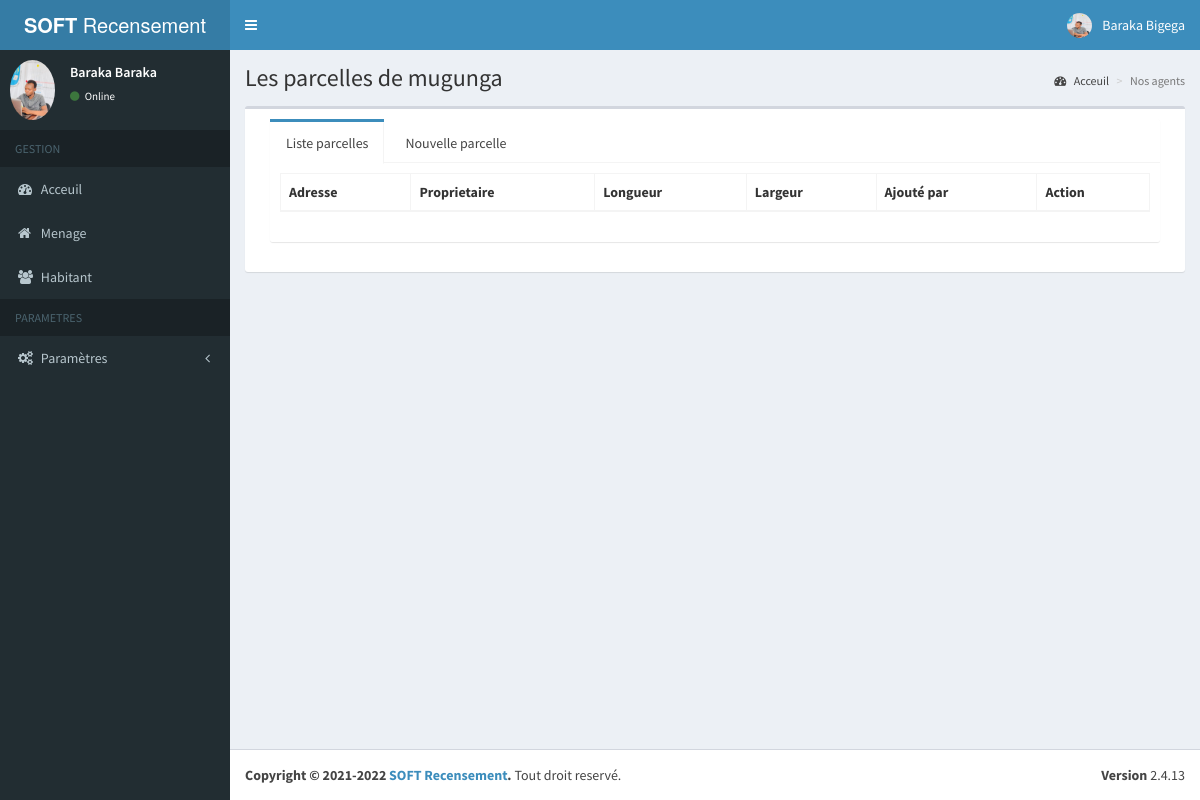
Screenshot of /parcelle.php (signed in) with the database file from the repository.
### tables this page shows
CREATE TABLE `t_user` (
  `CodeUser` int(11) NOT NULL,
  `Matricule` varchar(50) NOT NULL,
  `Password` text NOT NULL,
  `user_created_on` timestamp NOT NULL DEFAULT current_timestamp(),
  `CodeType` int(11) NOT NULL,
  `CodeAgent` int(11) NOT NULL
);

CREATE TABLE `t_agent` (
  `CodeAgent` int(11) NOT NULL,
  `NomAgent` varchar(50) NOT NULL,
  `PostnomAgent` varchar(50) NOT NULL,
  `PrenomAgent` varchar(50) NOT NULL,
  `Matricule` varchar(20) DEFAULT NULL,
  `Photo` text NOT NULL,
  `TelephoneAgent` varchar(15) NOT NULL,
  `EmailAgent` varchar(50) NOT NULL,
  `Created_on` timestamp NOT NULL DEFAULT current_timestamp(),
  `CodeFonction` int(11) NOT NULL
);

CREATE TABLE `t_quartier` (
  `CodeQuartier` int(11) NOT NULL,
  `Quartier` varchar(50) NOT NULL,
  `CodeCommune` int(11) NOT NULL,
  `CodeStatut` int(11) NOT NULL
);

### class/app.php (called while the page is built, shortened)
<?php
class App
 {
    private $db_name, $db_user, $db_pass, $db_host, $pdo;
    public function __construct( $db_name = "prototype", $db_user = "root", $db_pass = "", $db_host = 'localhost' )
    {
        $this->db_name = $db_name;
        $this->db_user = $db_user;
        $this->db_pass = $db_pass;
        $this->db_host = $db_host;
    }
    public function getPDO()
    {
        try {
            if ( $this->pdo === null ) {
                $pdo_ = new PDO( 'mysql:host=' . $this->db_host . '; port=3306; dbname=' . $this->db_name . ';charset=utf8', $this->db_user, $this->db_pass );
                $pdo_->setAttribute( PDO::ATTR_ERRMODE, PDO::ERRMODE_WARNING );
                $this->pdo = $pdo_;
            }
        } catch ( PDOException $ex ) {
        die( $ex->getMessage() );
        }
        return $this->pdo;
    }
    public function fetch( $statement )
    {
        $req = $this->getPDO()->query( $statement );
        $data = $req->fetch();
        return $data;
    }
 }
 $app=new App('prototype');
 ?>

### includes/sessionconnected.php (called while the page is built, shortened)
<?php
	include './class/app.php';
	$id = $_SESSION['CodeUser'];
	$sql = "SELECT CodeUser,user_created_on,t_agent.CodeAgent,NomAgent,PostnomAgent,PrenomAgent,t_agent.Matricule,Photo,TelephoneAgent,EmailAgent,CodeFonction,CodeAffectation,Debut,Fin,t_quartier.CodeQuartier as CodeQuartier,Quartier 	 FROM t_user
				INNER JOIN t_agent
				ON t_user.CodeAgent=t_agent.CodeAgent
				LEFT JOIN t_affectation_agent
				ON t_agent.CodeAgent=t_affectation_agent.CodeAgent
				LEFT JOIN t_quartier
				ON t_affectation_agent.CodeQuartier=t_quartier.CodeQuartier
				WHERE CodeUser=$id";
	$req = $app->fetch($sql);
?>

### content/parcelle.php (the view, shortened to what this page needs)
<div class="content-wrapper">
    <section class="content-header">
        <h1>
            Les parcelles de <?php echo $req['Quartier'] ?>
        </h1>
        <ol class="breadcrumb">
            <li><a href="home_admin.php"><i class="fa fa-dashboard"></i> Acceuil</a></li>
            <li class="active">Nos agents</li>
        </ol>
    </section>
    <section class="content">
        <div class="row">
            <div class="col-xs-12">
                <div class="box" style="overflow: auto;">
                    <div class="box-body">
                        <div class="col-md-12">
                            <div class="nav-tabs-custom">
                                <ul class="nav nav-tabs">
                                    <li class="active"><a href="#liste" data-toggle="tab">Liste parcelles</a></li>
                                    <li><a href="#newagent" data-toggle="tab">Nouvelle parcelle</a></li>
                                </ul>
                                <div class="tab-content">
                                    <div class="active tab-pane" id="liste">
                                        <table id="example3" class="table table-bordered table-hover">
                                            <thead>
                                                <tr>
                                                    <th>Adresse</th>
                                                    <th>Proprietaire</th>
                                                    <th>Longueur</th>
                                                    <th>Largeur</th>
                                                    <th>Ajouté par</th>
                                                    <th>Action</th>
                                                </tr>
                                            </thead>
                                        </table>
                                    </div>
                                </div>
                            </div>
                        </div>
                    </div>
                </div>
            </div>
        </div>
    </section>
</div>

### includes/header.php (shortened to what this page needs)
<body class="hold-transition skin-blue sidebar-mini">
<div class="wrapper">
<header class="main-header">
    <a href="index.php" class="logo">
      <span class="logo-lg"><b>SOFT </b>Recensement</span>
    </a>
    <nav class="navbar navbar-static-top">
      <a href="#" class="sidebar-toggle" data-toggle="push-menu" role="button">
      </a>
      <div class="navbar-custom-menu">
        <ul class="nav navbar-nav">
          <li class="dropdown user user-menu">
            <a href="#" class="dropdown-toggle" data-toggle="dropdown">
              <img src="<?php echo (!empty($req['Photo'])) ? 'img/'.$req['Photo'] : 'img/user.png'; ?>" class="user-image" alt="User Image">
              <span class="hidden-xs"><?php echo $req['NomAgent'].' '.$req['PostnomAgent']; ?></span>
            </a>
          </li>
        </ul>
      </div>
    </nav>
  </header>

### includes/aside1.php (shortened to what this page needs)
<aside class="main-sidebar">
   <section class="sidebar">
     <div class="user-panel">
       <div class="pull-left image">
         <img src="<?php echo (!empty($req['Photo'])) ? 'img/'.$req['Photo'] : 'img/user.png'; ?>" class="img-circle" alt="User Image">
       </div>
       <div class="pull-left info">
         <p><?php echo $req['NomAgent'].' '.$req['NomAgent']; ?></p>
         <a href="#"><i class="fa fa-circle text-success"></i> Online</a>
       </div>
     </div>
     <ul class="sidebar-menu" data-widget="tree">
       <li class="header">GESTION</li>
       <li><a href="home_admin.php"><i class="fa fa-dashboard"></i> <span>Acceuil</span></a></li>
       <li><a href="menage.php"><i class="fa fa-home"></i> <span>Menage</span></a></li>
       <li><a href="habitant.php"><i class="fa fa-users"></i> <span>Habitant</span></a></li>
       <li class="header">PARAMETRES</li>
       <li class="treeview">
         <a href="#">
           <i class="fa fa-cogs"></i>
           <span>Paramètres</span>
           <span class="pull-right-container">
             <i class="fa fa-angle-left pull-right"></i>
           </span>
         </a>
       </li>
     </ul>
   </section>
 </aside>

### rows the page displays
t_user: t_agent.Photo (picture), t_agent.NomAgent "Baraka", t_agent.PostnomAgent "Bigega", t_quartier.Quartier "mugunga"
